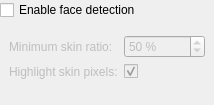
<?xml version="1.0" encoding="UTF-8"?>
<ui version="4.0">
 <class>FaceDetectionWidget</class>
 <widget class="QWidget" name="FaceDetectionWidget">
  <property name="geometry">
   <rect>
    <x>0</x>
    <y>0</y>
    <width>214</width>
    <height>105</height>
   </rect>
  </property>
  <property name="windowTitle">
   <string>Form</string>
  </property>
  <layout class="QVBoxLayout" name="verticalLayout">
   <property name="leftMargin">
    <number>0</number>
   </property>
   <property name="topMargin">
    <number>0</number>
   </property>
   <property name="rightMargin">
    <number>0</number>
   </property>
   <property name="bottomMargin">
    <number>0</number>
   </property>
   <item>
    <widget class="QCheckBox" name="enable">
     <property name="text">
      <string>Enable face detection</string>
     </property>
    </widget>
   </item>
   <item>
    <widget class="QWidget" name="widget" native="true">
     <property name="enabled">
      <bool>false</bool>
     </property>
     <layout class="QFormLayout" name="formLayout">
      <item row="0" column="0">
       <widget class="QLabel" name="minimumSkinRatioLabel">
        <property name="text">
         <string>Minimum skin ratio:</string>
        </property>
       </widget>
      </item>
      <item row="0" column="1">
       <widget class="QSpinBox" name="minimumSkinRatio">
        <property name="suffix">
         <string> %</string>
        </property>
        <property name="prefix">
         <string/>
        </property>
        <property name="maximum">
         <number>100</number>
        </property>
        <property name="value">
         <number>50</number>
        </property>
       </widget>
      </item>
      <item row="1" column="0">
       <widget class="QLabel" name="label">
        <property name="text">
         <string>Highlight skin pixels:</string>
        </property>
       </widget>
      </item>
      <item row="1" column="1">
       <widget class="QCheckBox" name="highlightSkinPixels">
        <property name="text">
         <string/>
        </property>
        <property name="checked">
         <bool>true</bool>
        </property>
       </widget>
      </item>
     </layout>
    </widget>
   </item>
  </layout>
 </widget>
 <resources/>
 <connections>
  <connection>
   <sender>enable</sender>
   <signal>toggled(bool)</signal>
   <receiver>widget</receiver>
   <slot>setEnabled(bool)</slot>
   <hints>
    <hint type="sourcelabel">
     <x>79</x>
     <y>9</y>
    </hint>
    <hint type="destinationlabel">
     <x>79</x>
     <y>45</y>
    </hint>
   </hints>
  </connection>
 </connections>
</ui>
